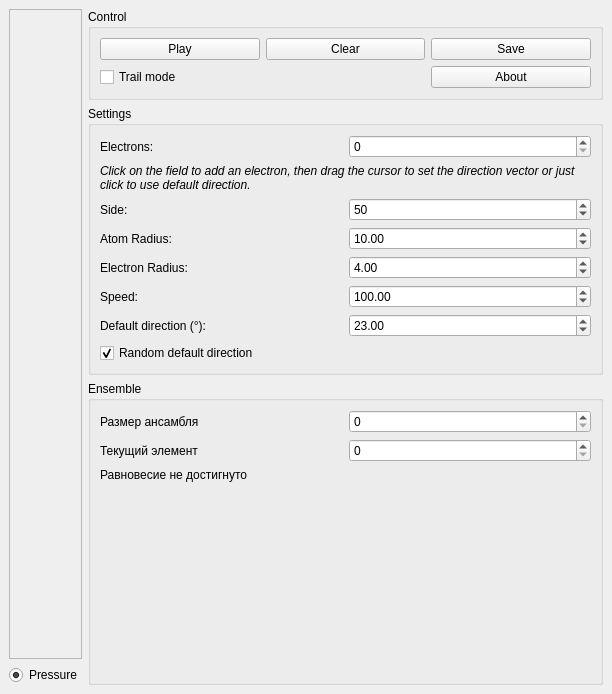
<?xml version="1.0" encoding="UTF-8"?>
<ui version="4.0">
 <class>Window</class>
 <widget class="QMainWindow" name="Window">
  <property name="geometry">
   <rect>
    <x>0</x>
    <y>0</y>
    <width>612</width>
    <height>694</height>
   </rect>
  </property>
  <property name="windowTitle">
   <string>MainWindow</string>
  </property>
  <widget class="QWidget" name="centralwidget">
   <layout class="QGridLayout" name="gridLayout_4">
    <item row="0" column="3">
     <widget class="QGroupBox" name="controlBox">
      <property name="sizePolicy">
       <sizepolicy hsizetype="Preferred" vsizetype="Fixed">
        <horstretch>0</horstretch>
        <verstretch>0</verstretch>
       </sizepolicy>
      </property>
      <property name="title">
       <string>Control</string>
      </property>
      <layout class="QGridLayout" name="gridLayout_5">
       <property name="sizeConstraint">
        <enum>QLayout::SetMinimumSize</enum>
       </property>
       <item row="0" column="1">
        <widget class="QPushButton" name="togglePlayButton">
         <property name="text">
          <string>Play</string>
         </property>
        </widget>
       </item>
       <item row="0" column="2">
        <widget class="QPushButton" name="clearButton">
         <property name="text">
          <string>Clear</string>
         </property>
        </widget>
       </item>
       <item row="0" column="3">
        <widget class="QPushButton" name="saveButton">
         <property name="text">
          <string>Save</string>
         </property>
        </widget>
       </item>
       <item row="1" column="1" colspan="2">
        <widget class="QCheckBox" name="trailModeCheckBox">
         <property name="text">
          <string>Trail mode</string>
         </property>
        </widget>
       </item>
       <item row="1" column="3">
        <widget class="QPushButton" name="aboutButton">
         <property name="text">
          <string>About</string>
         </property>
        </widget>
       </item>
      </layout>
     </widget>
    </item>
    <item row="1" column="3">
     <widget class="QGroupBox" name="settingsBox">
      <property name="title">
       <string>Settings</string>
      </property>
      <layout class="QVBoxLayout" name="verticalLayout">
       <item>
        <layout class="QGridLayout" name="gridLayout">
         <item row="0" column="0">
          <widget class="QLabel" name="pointsLabel">
           <property name="text">
            <string>Electrons:</string>
           </property>
          </widget>
         </item>
         <item row="0" column="1">
          <widget class="QSpinBox" name="numberBox">
           <property name="minimum">
            <number>0</number>
           </property>
           <property name="maximum">
            <number>500</number>
           </property>
           <property name="value">
            <number>0</number>
           </property>
          </widget>
         </item>
         <item row="1" column="0" colspan="2">
          <widget class="QLabel" name="pointsDescriptionLabel">
           <property name="acceptDrops">
            <bool>false</bool>
           </property>
           <property name="autoFillBackground">
            <bool>false</bool>
           </property>
           <property name="text">
            <string>&lt;i&gt;Click on the field to add an electron, then drag the cursor to set the direction vector or just click to use default direction.&lt;/i&gt;</string>
           </property>
           <property name="wordWrap">
            <bool>true</bool>
           </property>
          </widget>
         </item>
        </layout>
       </item>
       <item>
        <layout class="QGridLayout" name="gridLayout_2">
         <property name="sizeConstraint">
          <enum>QLayout::SetDefaultConstraint</enum>
         </property>
         <item row="0" column="0">
          <widget class="QLabel" name="sideLabel">
           <property name="text">
            <string>Side:</string>
           </property>
          </widget>
         </item>
         <item row="0" column="1">
          <widget class="QSpinBox" name="sideBox">
           <property name="sizePolicy">
            <sizepolicy hsizetype="Minimum" vsizetype="Fixed">
             <horstretch>0</horstretch>
             <verstretch>0</verstretch>
            </sizepolicy>
           </property>
           <property name="minimumSize">
            <size>
             <width>0</width>
             <height>0</height>
            </size>
           </property>
           <property name="minimum">
            <number>5</number>
           </property>
           <property name="maximum">
            <number>400</number>
           </property>
           <property name="value">
            <number>50</number>
           </property>
          </widget>
         </item>
         <item row="1" column="0">
          <widget class="QLabel" name="atomRadLabel">
           <property name="text">
            <string>Atom Radius:</string>
           </property>
          </widget>
         </item>
         <item row="1" column="1">
          <widget class="QDoubleSpinBox" name="atomRadBox">
           <property name="minimum">
            <double>0.100000000000000</double>
           </property>
           <property name="maximum">
            <double>400.000000000000000</double>
           </property>
           <property name="value">
            <double>10.000000000000000</double>
           </property>
          </widget>
         </item>
         <item row="2" column="0">
          <widget class="QLabel" name="electronRadLabel">
           <property name="text">
            <string>Electron Radius:</string>
           </property>
          </widget>
         </item>
         <item row="2" column="1">
          <widget class="QDoubleSpinBox" name="electronRadBox">
           <property name="minimum">
            <double>0.100000000000000</double>
           </property>
           <property name="maximum">
            <double>400.000000000000000</double>
           </property>
           <property name="value">
            <double>4.000000000000000</double>
           </property>
          </widget>
         </item>
         <item row="3" column="0">
          <widget class="QLabel" name="speedLabel">
           <property name="text">
            <string>Speed:</string>
           </property>
          </widget>
         </item>
         <item row="3" column="1">
          <widget class="QDoubleSpinBox" name="speedBox">
           <property name="specialValueText">
            <string/>
           </property>
           <property name="minimum">
            <double>0.100000000000000</double>
           </property>
           <property name="maximum">
            <double>1000.000000000000000</double>
           </property>
           <property name="value">
            <double>100.000000000000000</double>
           </property>
          </widget>
         </item>
         <item row="4" column="0">
          <widget class="QLabel" name="defDirLabel">
           <property name="text">
            <string>Default direction (°):</string>
           </property>
          </widget>
         </item>
         <item row="4" column="1">
          <widget class="QDoubleSpinBox" name="defDirBox">
           <property name="specialValueText">
            <string/>
           </property>
           <property name="minimum">
            <double>0.000000000000000</double>
           </property>
           <property name="maximum">
            <double>360.000000000000000</double>
           </property>
           <property name="value">
            <double>23.000000000000000</double>
           </property>
          </widget>
         </item>
         <item row="5" column="0" colspan="2">
          <widget class="QCheckBox" name="randomDefDirBox">
           <property name="text">
            <string>Random default direction</string>
           </property>
           <property name="checked">
            <bool>true</bool>
           </property>
          </widget>
         </item>
        </layout>
       </item>
      </layout>
     </widget>
    </item>
    <item row="0" column="1" rowspan="3">
     <layout class="QVBoxLayout" name="leftLayout">
      <item>
       <widget class="QFrame" name="frame">
        <property name="sizePolicy">
         <sizepolicy hsizetype="Preferred" vsizetype="Preferred">
          <horstretch>0</horstretch>
          <verstretch>0</verstretch>
         </sizepolicy>
        </property>
        <property name="frameShape">
         <enum>QFrame::StyledPanel</enum>
        </property>
        <property name="frameShadow">
         <enum>QFrame::Raised</enum>
        </property>
        <layout class="QHBoxLayout" name="horizontalLayout_2">
         <item>
          <layout class="QGridLayout" name="nativeLayout">
           <property name="sizeConstraint">
            <enum>QLayout::SetDefaultConstraint</enum>
           </property>
          </layout>
         </item>
        </layout>
       </widget>
      </item>
      <item>
       <layout class="QHBoxLayout" name="horizontalLayout">
        <item>
         <widget class="QRadioButton" name="plotPressureButton">
          <property name="text">
           <string>Pressure</string>
          </property>
          <property name="checked">
           <bool>true</bool>
          </property>
         </widget>
        </item>
       </layout>
      </item>
      <item>
       <layout class="QGridLayout" name="plotLayout"/>
      </item>
     </layout>
    </item>
    <item row="2" column="3">
     <widget class="QGroupBox" name="ensembleBox">
      <property name="title">
       <string>Ensemble</string>
      </property>
      <layout class="QVBoxLayout" name="verticalLayout_3">
       <item>
        <layout class="QGridLayout" name="gridLayout_3">
         <item row="0" column="0">
          <widget class="QLabel" name="label">
           <property name="text">
            <string>Размер ансамбля</string>
           </property>
          </widget>
         </item>
         <item row="0" column="1">
          <widget class="QDoubleSpinBox" name="ensemble_size_field">
           <property name="decimals">
            <number>0</number>
           </property>
          </widget>
         </item>
         <item row="1" column="0">
          <widget class="QLabel" name="label_2">
           <property name="text">
            <string>Текущий элемент</string>
           </property>
          </widget>
         </item>
         <item row="1" column="1">
          <widget class="QDoubleSpinBox" name="ensemble_current_element_field">
           <property name="decimals">
            <number>0</number>
           </property>
          </widget>
         </item>
        </layout>
       </item>
       <item>
        <widget class="QLabel" name="equilib">
         <property name="enabled">
          <bool>true</bool>
         </property>
         <property name="text">
          <string>Равновесие не достигнуто</string>
         </property>
        </widget>
       </item>
       <item>
        <spacer name="verticalSpacer">
         <property name="orientation">
          <enum>Qt::Vertical</enum>
         </property>
         <property name="sizeHint" stdset="0">
          <size>
           <width>20</width>
           <height>40</height>
          </size>
         </property>
        </spacer>
       </item>
      </layout>
      <zorder>formLayoutWidget</zorder>
      <zorder>equilib</zorder>
      <zorder>frame</zorder>
      <zorder>verticalSpacer</zorder>
     </widget>
    </item>
   </layout>
  </widget>
 </widget>
 <resources/>
 <connections/>
</ui>
